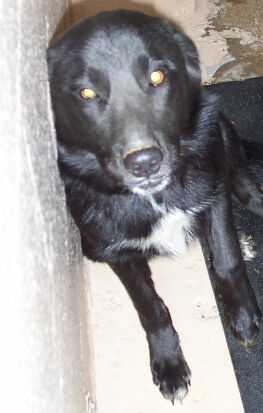
#> input picture 1_NN_and_Deep_Learning/week1/2_Loading_data/PetImages/Training/Dog/10000.jpg, 263 x 413 px
$ jupyter execute 2nd.ipynb
#> lines starting #> are read from the running program, lines starting #| are printed output that depends on the picture
[cell 1]
import numpy as np
import matplotlib.pyplot as plt
import os
import cv2
from tqdm import tqdm

### Data visualization

[cell 2]
path = os.getcwd()
DATADIR = os.path.join(path,'PetImages/Training')

CATEGORIES = ["Dog", "Cat"]

for category in CATEGORIES:  # do dogs and cats
    path = os.path.join(DATADIR,category)  # create path to dogs and cats
    for img in os.listdir(path):  # iterate over each image per dogs and cats
        img_array = cv2.imread(os.path.join(path,img) ,cv2.IMREAD_GRAYSCALE)  # convert to array
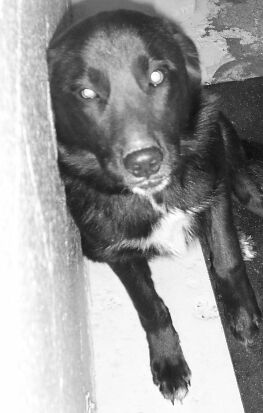
#> img_array: shape (413, 263); min 13, max 255, mean 152.8
        plt.imshow(img_array, cmap='gray')  # graph it
        plt.show()  # display!

        break  # we just want one for now so break
    break  #...and one more!

[cell 3]
img_array.shape
#> Out = (413, 263)

### Making training images smaller in size

[cell 4]
# We definitely don't want the images that big,
# but also various images are different shapes, and this is also a problem.
IMG_SIZE = 50

new_array = cv2.resize(img_array, (IMG_SIZE, IMG_SIZE))
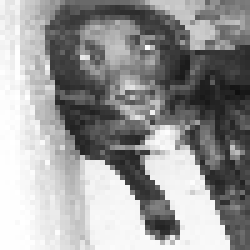
#> new_array: shape (50, 50) (shown 5 times larger); min 15, max 255, mean 152.4
plt.imshow(new_array, cmap='gray')
plt.show()

### Creation of a training dataset: categorizing and labeling

training_data = [X, y], where X - image data, y - label 0 or 1 for Cat or Dog

[cell 5]
training_data = []

def create_training_data():
    for category in CATEGORIES:  # do dogs and cats

        path = os.path.join(DATADIR,category)  # create path to dogs and cats
        class_num = CATEGORIES.index(category)  # get the classification  (0 or a 1). 0=dog 1=cat

        for img in tqdm(os.listdir(path)):  # iterate over each image per dogs and cats
            try:
                img_array = cv2.imread(os.path.join(path,img) ,cv2.IMREAD_GRAYSCALE)  # convert to array
                new_array = cv2.resize(img_array, (IMG_SIZE, IMG_SIZE))  # resize to normalize data size
                training_data.append([new_array, class_num])  # add this to our training_data
            except Exception as e:  # in the interest in keeping the output clean...
                pass
#> pass 2 of the loop in create_training_data, `for category in CATEGORIES:`:
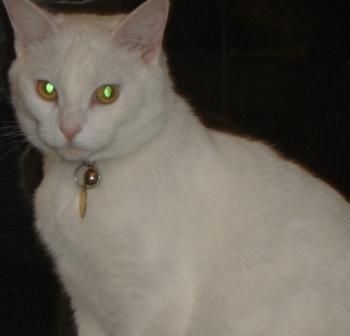
#> input picture 1_NN_and_Deep_Learning/week1/2_Loading_data/PetImages/Training/Cat/10023.jpg, 350 x 336 px
#> in create_training_data, `new_array = cv2.resize(img_array, (IMG_SIZE, IMG_SIZE))`:
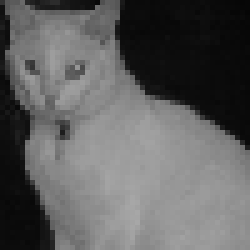
#> new_array: shape (50, 50) (shown 5 times larger); min 6, max 167, mean 95
# [4 lines of commented-out code are left out]

create_training_data()

print(len(training_data))
#| 2

### Data shuffling

One thing we want to do is make sure our data is balanced.
In the case of this dataset, I can see that the dataset started off as being balanced.
By balanced, I mean there are the same number of examples for each class (same number of dogs and cats).
If not balanced, you either want to pass the class weights to the model,
so that it can measure error appropriately,
or balance your samples by trimming the larger set to be the same size as the smaller set.
If you do not balance, the model will initially learn that the best thing to do is predict only one class,
whichever is the most common. Then, it will often get stuck here.
In our case though, this data is already balanced, so that's easy enough.
Maybe later we'll have a dataset that isn't balanced so nicely.
Also, if you have a dataset that is too large to fit into your ram, you can batch-load in your data.
There are many ways to do this, some outside of TensorFlow and some built in.
We may discuss this further, but, for now, we're mainly trying to cover how your data should look,
be shaped, and fed into the models.

Next, we want to shuffle the data. Right now our data is just all dogs, then all cats.
This will usually wind up causing trouble too, as, initially,
the classifier will learn to just predict dogs always.
Then it will shift to oh, just predict all cats! Going back and forth like this is no good either.

[cell 6]
import random

random.shuffle(training_data)

### 0 - Dog,

### 1 - Cat.

[cell 7]
for sample in training_data[:10]:
    print(sample[1])
#> this loop made 2 passes
#| 0
#| 1

Great, we've got the classes nicely mixed in! Time to make our model!

[cell 8]
X = []
y = []

for features,label in training_data:
    X.append(features)
    y.append(label)
#> this loop made 2 passes
#> label on passes 1 to 2: 0, 1
#> after the loop, X = 2 items; y = [0, 1]

# print(X[0].reshape(-1, IMG_SIZE, IMG_SIZE, 1)) # 1-for grayscale images, (it would be 3 for colored, RGB)

X = np.array(X).reshape(-1, IMG_SIZE, IMG_SIZE, 1)
